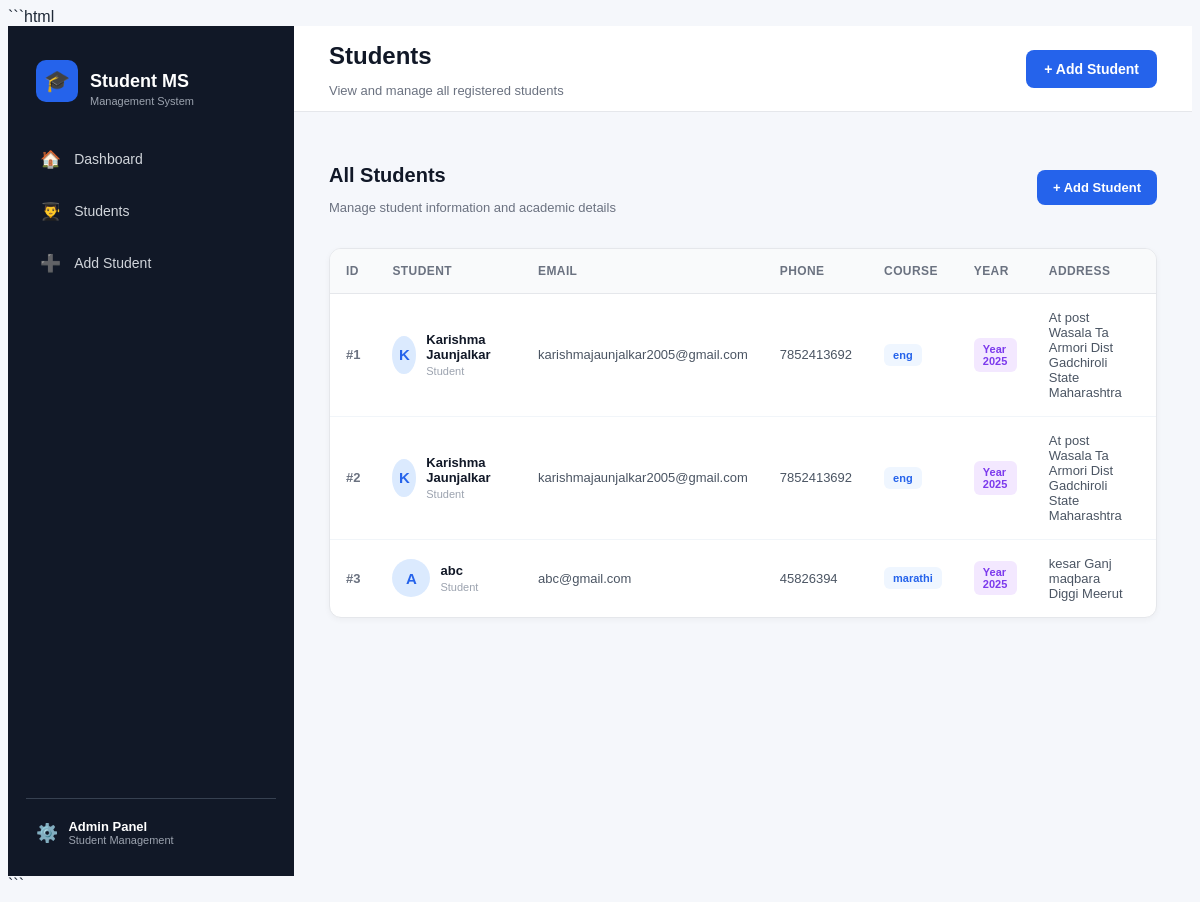
The app's page /students, older data.
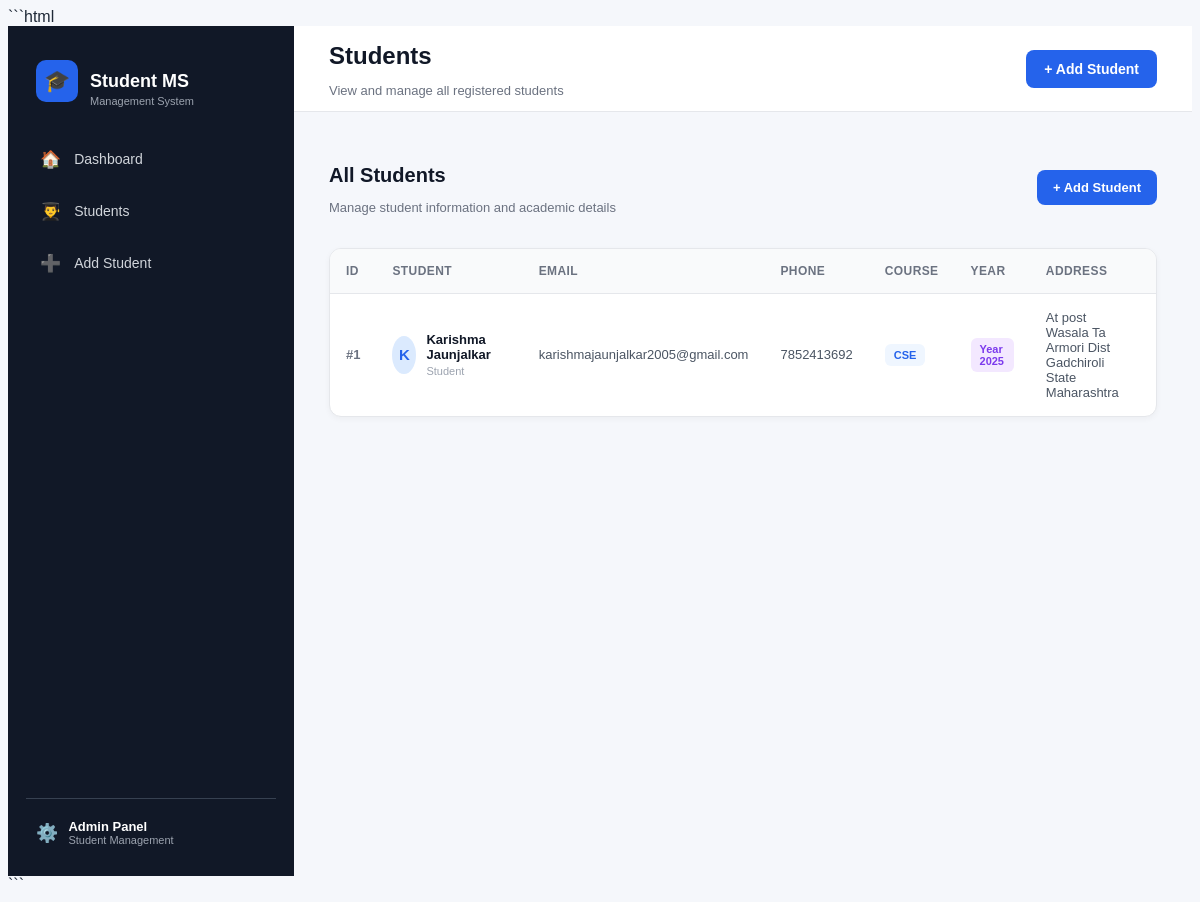
The same page, newer data.
### tables this page shows
CREATE TABLE students (
            id INTEGER PRIMARY KEY AUTOINCREMENT,
            name TEXT NOT NULL,
            email TEXT NOT NULL,
            phone TEXT,
            course TEXT,
            year INTEGER,
            address TEXT
        );

### app.py (the view)
@app.route("/students")
def students():
    student_list = get_students()
    return render_template(
        "students.html",
        students=student_list
    )

### database.py (called while the page is built)
def get_students():
    connection = sqlite3.connect("students.db")
    cursor = connection.cursor()
    cursor.execute("SELECT * FROM students")
    students = cursor.fetchall()
    connection.close()
    return students

### templates/students.html (shortened to what this page needs)
{% extends "base.html" %}
{% block page_title %}
Students
{% endblock %}
{% block page_subtitle %}
View and manage all registered students
{% endblock %}
{% block content %}
<div class="students-header">
    <div>
        <h2>All Students</h2>
        <p>Manage student information and academic details</p>
    </div>
    <a href="/add-student" class="add-student-button">
        + Add Student
    </a>
</div>
<div class="students-card">
    {% if students %}
    <div class="table-container">
        <table class="students-table">
            <thead>
                <tr>
                    <th>ID</th>
                    <th>Student</th>
                    <th>Email</th>
                    <th>Phone</th>
                    <th>Course</th>
                    <th>Year</th>
                    <th>Address</th>
                    <th>Actions</th>
                </tr>
            </thead>
            <tbody>
                {% for student in students %}
                <tr>
                    <td>
                        <span class="student-id">
                            #{{ student[0] }}
                        </span>
                    </td>
                    <td>
                        <div class="student-info">
                            <div class="student-avatar">
                                {{ student[1][0]|upper }}
                            </div>
                            <div>
                                <strong>{{ student[1] }}</strong>
                                <small>Student</small>
                            </div>
                        </div>
                    </td>
                    <td>
                        {{ student[2] }}
                    </td>
                    <td>
                        {{ student[3] }}
                    </td>
                    <td>
                        <span class="course-badge">
                            {{ student[4] }}
                        </span>
                    </td>
                    <td>
                        <span class="year-badge">
                            Year {{ student[5] }}
                        </span>
                    </td>
                    <td>
                        {{ student[6] }}
                    </td>
                    <td>
                    </td>
                </tr>
                {% endfor %}
            </tbody>
        </table>
    </div>
    {% endif %}
</div>
{% endblock %}

### templates/base.html (shortened to what this page needs)
<!DOCTYPE html>
<html lang="en">
<head>
    <link rel="stylesheet"
          href="{{ url_for('static', filename='style.css') }}">
</head>
<body>
    <div class="app-container">
        <aside class="sidebar">
            <div class="logo">
                <div class="logo-icon">🎓</div>
                <div>
                    <h2>Student MS</h2>
                    <span>Management System</span>
                </div>
            </div>
            <nav class="sidebar-nav">
                <a href="/" class="nav-item">
                    <span>🏠</span>
                    Dashboard
                </a>
                <a href="/students" class="nav-item">
                    <span>👨‍🎓</span>
                    Students
                </a>
                <a href="/add-student" class="nav-item">
                    <span>➕</span>
                    Add Student
                </a>
            </nav>
            <div class="sidebar-footer">
                <div class="footer-icon">⚙️</div>
                <div>
                    <strong>Admin Panel</strong>
                    <small>Student Management</small>
                </div>
            </div>
        </aside>
        <main class="main-content">
            <header class="topbar">
                <div>
                    <h1>{% block page_title %}Dashboard{% endblock %}</h1>
                    <p>
                        {% block page_subtitle %}{% endblock %}
                    </p>
                </div>
                <a href="/add-student" class="topbar-button">
                    + Add Student
                </a>
            </header>
                    <section class="page-content">
                {% block content %}
                {% endblock %}
            </section>
        </main>
    </div>
</body>
</html>

### static/style.css (style rules this page uses)
body { font-family: Arial, sans-serif; background-color: #f5f7fb; color: #1f2937; }
.app-container { display: flex; min-height: 100vh; }
.sidebar { width: 250px; min-height: 100vh; background-color: #111827; color: white; display: flex; flex-direction: column; padding: 25px 18px; }
.logo { display: flex; align-items: center; gap: 12px; padding: 5px 10px 30px; }
.logo-icon { width: 42px; height: 42px; background-color: #2563eb; border-radius: 10px; display: flex; align-items: center; justify-content: center; font-size: 21px; }
.logo h2 { font-size: 18px; margin-bottom: 3px; }
.logo span { font-size: 11px; color: #9ca3af; }
.sidebar-nav { display: flex; flex-direction: column; gap: 7px; }
.nav-item { display: flex; align-items: center; gap: 13px; padding: 12px 14px; color: #d1d5db; text-decoration: none; border-radius: 8px; font-size: 14px; transition: 0.2s; }
.nav-item span { font-size: 17px; }
.sidebar-footer { margin-top: auto; border-top: 1px solid #374151; padding: 20px 10px 5px; display: flex; align-items: center; gap: 10px; }
.footer-icon { font-size: 18px; }
.sidebar-footer strong { display: block; font-size: 13px; }
.sidebar-footer small { color: #9ca3af; font-size: 11px; }
.main-content { flex: 1; min-width: 0; }
.topbar { height: 85px; background-color: white; border-bottom: 1px solid #e5e7eb; padding: 0 35px; display: flex; align-items: center; justify-content: space-between; }
.topbar h1 { font-size: 24px; color: #111827; margin-bottom: 4px; }
.topbar p { color: #6b7280; font-size: 13px; }
.topbar-button { background-color: #2563eb; color: white; text-decoration: none; padding: 11px 18px; border-radius: 8px; font-size: 14px; font-weight: bold; transition: 0.2s; }
.page-content { padding: 35px; }
.students-header { display: flex; justify-content: space-between; align-items: center; margin-bottom: 20px; }
.students-header h2 { font-size: 20px; color: #111827; margin-bottom: 5px; }
.students-header p { color: #6b7280; font-size: 13px; }
.add-student-button { display: inline-block; background-color: #2563eb; color: white; text-decoration: none; padding: 10px 16px; border-radius: 8px; font-size: 13px; font-weight: bold; transition: 0.2s; }
.students-card { background-color: white; border: 1px solid #e5e7eb; border-radius: 12px; overflow: hidden; box-shadow: 0 2px 6px rgba(0, 0, 0, 0.04); }
.table-container { width: 100%; overflow-x: auto; }
.students-table { width: 100%; border-collapse: collapse; min-width: 950px; }
.students-table thead { background-color: #f9fafb; }
.students-table th { padding: 15px 16px; text-align: left; font-size: 12px; color: #6b7280; font-weight: 600; text-transform: uppercase; letter-spacing: 0.4px; border-bottom: 1px solid #e5e7eb; }
.students-table td { padding: 16px; border-bottom: 1px solid #f1f5f9; font-size: 13px; color: #4b5563; vertical-align: middle; }
.students-table tbody tr { transition: 0.2s; }
.students-table tbody tr:last-child td { border-bottom: none; }
.student-id { color: #6b7280; font-weight: 600; }
.student-info { display: flex; align-items: center; gap: 10px; }
.student-avatar { width: 38px; height: 38px; background-color: #dbeafe; color: #2563eb; border-radius: 50%; display: flex; align-items: center; justify-content: center; font-weight: bold; font-size: 15px; }
.student-info strong { display: block; color: #111827; font-size: 13px; margin-bottom: 3px; }
.student-info small { color: #9ca3af; font-size: 11px; }
.course-badge { display: inline-block; background-color: #eff6ff; color: #2563eb; padding: 5px 9px; border-radius: 6px; font-size: 11px; font-weight: 600; }
.year-badge { display: inline-block; background-color: #f3e8ff; color: #7c3aed; padding: 5px 9px; border-radius: 6px; font-size: 11px; font-weight: 600; }

Row changes from the older to the newer data that the page shows:
removed students: id "2", name "K", name "Karishma Jaunjalkar", email "karishmajaunjalkar2005@gmail.com", phone "7852413692", course "eng", year "2025", address "At post Wasala Ta Armori Dist Gadchiroli State Maharashtra"
removed students: id "3", name "A", name "abc", email "abc@gmail.com", phone "45826394", course "marathi", year "2025", address "kesar Ganj maqbara Diggi Meerut"
changed students "Karishma Jaunjalkar": course "eng" → "CSE"
